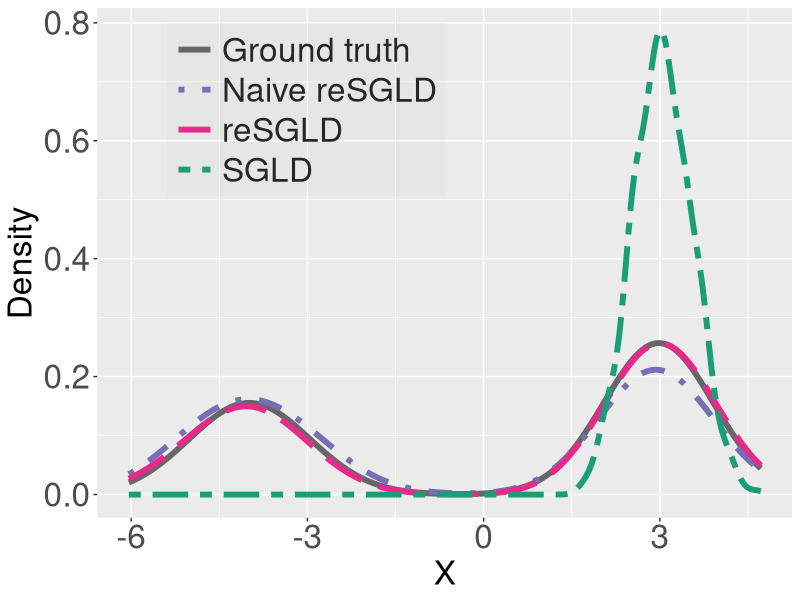

Write the R code that produced this figure.
set.seed(1)


# case 1: t-oracles; case 2: normal oracles.
case = 1
# energy function for the Gaussian mixture distribution
if (case == 1) {
    mean1 = -4
    mean2 = 3
    f = function(x) return(-log(0.4 * dnorm(x, mean=mean1, sd=0.7) + 0.6 * dnorm(x, mean=mean2, sd=0.5)))
    noisy_f = function(x) return(f(x) + rt(1, df=5))
} else {
    mean1 = -3
    mean2 = 2
    f = function(x) return(-log(0.4 * dnorm(x, mean=mean1, sd=0.7) + 0.6 * dnorm(x, mean=mean2, sd=0.5)))
    noisy_f = function(x) return(f(x) + rnorm(1, 0, 2))
}
# target Gaussian mixture distribution
density = function(x) exp(-f(x))


# Important hyperparameters
lr = 0.03
T_high = 10
T_low = 1

# Other hyperparameters
x_low = 0
x_high = 0
part1 = 100
grad_std = 0.1
thinning = 100

# You can set a larger value to obtain more stable results.
total = 100000

################################################### SGLD ###################################################
samples_sgld = c()
x_low = 0
for (i in 1:part1) {
    samples_part = c()
    for (j in 1:(total/part1)) {
        x_low  = x_low  - lr * (numDeriv::grad(f, x_low) + rnorm(1, 0, grad_std))  + sqrt(2 * lr * T_low)  * rnorm(1, 0, 1)
    
        if (j %% (thinning) == 0) {samples_part = c(samples_part, x_low)}
    }
    print(i)
    samples_sgld = c(samples_sgld, samples_part)
}



################################################### Naive reSGLD ###################################################
samples_naive = c()
x_low = 0
x_high = 0
for (i in 1:part1) {
    samples_part = c()
    for (j in 1:(total/part1)) {
        x_low  = x_low  - lr * (numDeriv::grad(f, x_low) + rnorm(1, 0, grad_std))  + sqrt(2 * lr * T_low)  * rnorm(1, 0, 1)
        x_high = x_high - lr * (numDeriv::grad(f, x_high) + rnorm(1, 0, grad_std)) + sqrt(2 * lr * T_high) * rnorm(1, 0, 1)
        
        integrand_corrected = min(1, exp((1 / T_high - 1 / T_low) * (noisy_f(x_high) - noisy_f(x_low))))
        
        if (runif(1) < integrand_corrected) {
            tmp = x_low
            x_low = x_high
            x_high = tmp
        }
        if (j %% thinning == 0) {samples_part = c(samples_part, x_low)}
    }
    print(i)
    samples_naive = c(samples_naive, samples_part)
}


################################################### reSGLD ###################################################
samples_ptsgld = c()
hat_var = 10
counter = 1
x_low = 0
x_high = 0
for (i in 1:part1) {
    samples_part = c()
    for (j in 1:(total/part1)) {
        x_low  = x_low  - lr * (numDeriv::grad(f, x_low) + rnorm(1, 0, grad_std))  + sqrt(2 * lr * T_low)  * rnorm(1, 0, 1)
        x_high = x_high - lr * (numDeriv::grad(f, x_high) + rnorm(1, 0, grad_std)) + sqrt(2 * lr * T_high) * rnorm(1, 0, 1)
        
        if (j %% 20 == 0) {
            loss_stat = c()
            for (jjj in 1:10) {
                loss_stat = c(loss_stat, noisy_f(x_low))
            }
            unbiased_var = var(loss_stat)
            hat_var = (1 - 1 / counter) * hat_var + (1 / counter) * unbiased_var
            counter = counter + 1
        }
        
        integrand_corrected = min(1, exp((1 / T_high - 1 / T_low) * (noisy_f(x_high) - noisy_f(x_low) - (1 / T_high - 1 / T_low) * hat_var)))
        
        if (runif(1) < integrand_corrected) {
            tmp = x_low
            x_low = x_high
            x_high = tmp
        }
        if (j %% thinning == 0) {samples_part = c(samples_part, x_low)}
    }
    print(i)
    samples_ptsgld = c(samples_ptsgld, samples_part)
}


real_samples = c(rnorm(length(samples_ptsgld)*0.4, mean=mean1, sd=0.7), rnorm(length(samples_ptsgld)*0.6, mean=mean2, sd=0.5))

wdata = data.frame(
        Type = factor(rep(c("Ground truth", "SGLD", "Naive reSGLD", "reSGLD"), each=length(samples_ptsgld))),
        weight = c(real_samples, samples_sgld, samples_naive, samples_ptsgld)
        )

library(ggplot2)

p=ggplot(wdata, aes(x = weight)) +
    stat_density(aes(x=weight, colour=Type, linetype=Type), size=2, geom="line", position="identity") +
    scale_linetype_manual(values=c("solid", "dotdash", "longdash", "twodash"))+
    scale_color_manual(values = c("#666666", "#7570B3", "#E7298A", "#1B9E77")) +
    scale_x_continuous(name="X") +
    scale_y_continuous(name="Density") +
    theme(
        legend.position = c(0.3, 0.8), 
        legend.title =element_blank(), 
        legend.text = element_text(colour="grey15", size=24),
        legend.key.size = unit(2,"line"),
        legend.key = element_blank(),
        legend.background=element_rect(fill=alpha('grey', 0.1)),
        axis.title=element_text(size=24),
        axis.text.y = element_text(size=24),
        axis.text.x = element_text(size=24)
        )
p







